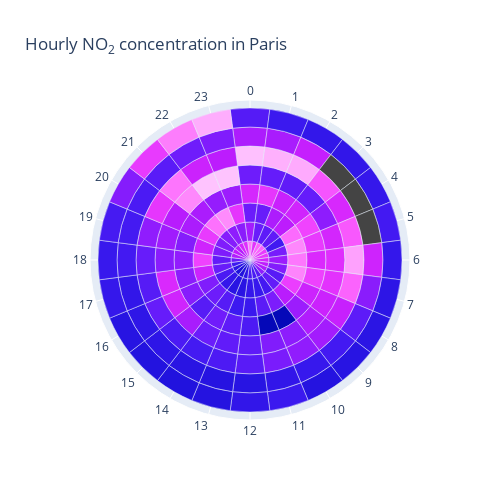

The notebook cell saved with this chart:
### Markdown cell above
## Plot Day - Hour with Median

### Code cell
# use a subset of a few days
fig = dataclock(air.iloc[51:240], 'date.utc', 'DH', 'median', 'value', colorscale='Plotly3', title='Hourly NO<sub>2</sub> concentration in Paris')

fig.update_layout(
    autosize=False,
    width=500,
    height=500,
)

fig.show()

### Figure 1 — Plotly figure (JSON) as saved in the notebook; plotly's stock layout.template omitted (floating-point values rounded to 4 significant figures; data arrays with more than 128 entries replaced by an {"elided": "..."} marker saying what was removed)
{"data": [{"customdata": {"elided": "192 str values"}, "hovertemplate": "%{customdata|%Y-%m-%d}<br>%{theta}:00 h<br>Median: %{marker.color}<extra></extra>", "marker": {"color": {"elided": "192 float values"}, "colorscale": [[0, "#0508b8"], [0.08333, "#1910d8"], [0.1667, "#3c19f0"], [0.25, "#6b1cfb"], [0.3333, "#981cfd"], [0.4167, "#bf1cfd"], [0.5, "#dd2bfd"], [0.5833, "#f246fe"], [0.6667, "#fc67fd"], [0.75, "#fe88fc"], [0.8333, "#fea5fd"], [0.9167, "#febefe"], [1, "#fec3fe"]]}, "r": {"elided": "192 str values"}, "theta": {"elided": "192 str values"}, "type": "barpolar"}], "layout": {"autosize": false, "height": 500, "polar": {"angularaxis": {"direction": "clockwise"}, "bargap": 0, "radialaxis": {"type": "linear", "visible": false}}, "title": {"text": "Hourly NO<sub>2</sub> concentration in Paris"}, "width": 500}}
